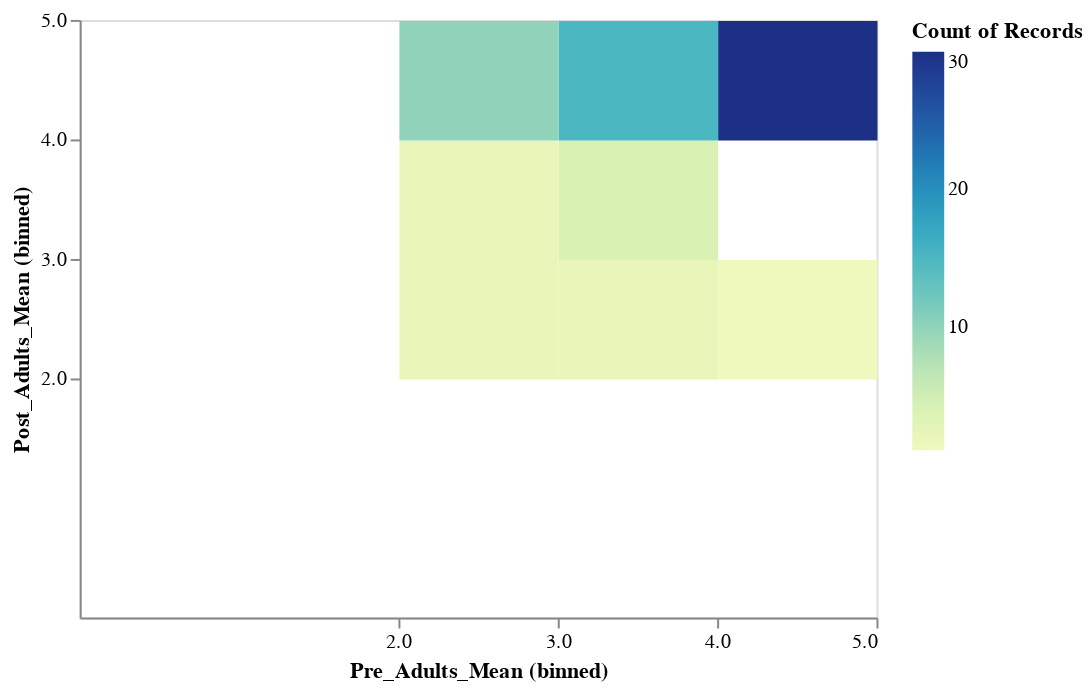

Source (notebook cell):
### Code cell
alt.Chart(df_sayo_t_avg).mark_rect().encode(
    x= alt.X('Pre_Adults_Mean', bin=alt.Bin(maxbins=5), scale=alt.Scale(domain=(0, 5))),
    y= alt.Y('Post_Adults_Mean', bin=alt.Bin(maxbins=5), scale=alt.Scale(domain=(0, 5))),
    color= alt.Color('count()')
)

### Figure 1 — Vega-Lite specification as saved in the notebook (floating-point values rounded to 4 significant figures)
{"config": {"view": {"continuousWidth": 400, "continuousHeight": 300}}, "data": {"name": "data-cc4d9bd343df509396c408e333733df0"}, "mark": "rect", "encoding": {"color": {"aggregate": "count", "type": "quantitative"}, "x": {"bin": {"maxbins": 5}, "field": "Pre_Adults_Mean", "scale": {"domain": [0, 5]}, "type": "quantitative"}, "y": {"bin": {"maxbins": 5}, "field": "Post_Adults_Mean", "scale": {"domain": [0, 5]}, "type": "quantitative"}}, "$schema": "https://vega.github.io/schema/vega-lite/v4.17.0.json", "datasets": {"data-cc4d9bd343df509396c408e333733df0": [{"Pre_Adults_Mean": 3.0, "Pre_Comm_Mean": 4.0, "Pre_CritThink_Mean": 3.0, "Pre_Peers_Mean": 4.0, "Pre_Persev_Mean": 4.0, "Pre_SelfReg_Mean": 3.857, "Avg_Pre_ELA_Combined": 3.0, "Avg_Pre_Math_Combined": 3.0, "Post_Adults_Mean": 3.0, "Post_Comm_Mean": 2.0, "Post_CritThink_Mean": 2.0, "Post_Peers_Mean": 5.0, "Post_Persev_Mean": 2.0, "Post_SelfReg_Mean": 3.0, "Avg_Post_ELA_Combined": null, "Avg_Post_Math_Combined": 2.0}, {"Pre_Adults_Mean": 4.0, "Pre_Comm_Mean": 4.0, "Pre_CritThink_Mean": 4.0, "Pre_Peers_Mean": 4.0, "Pre_Persev_Mean": 4.0, "Pre_SelfReg_Mean": 4.0, "Avg_Pre_ELA_Combined": 3.0, "Avg_Pre_Math_Combined": 3.0, "Post_Adults_Mean": 4.333, "Post_Comm_Mean": 4.5, "Post_CritThink_Mean": 4.714, "Post_Peers_Mean": 5.0, "Post_Persev_Mean": 5.0, "Post_SelfReg_Mean": 4.714, "Avg_Post_ELA_Combined": null, "Avg_Post_Math_Combined": 4.0}, {"Pre_Adults_Mean": 3.0, "Pre_Comm_Mean": 3.0, "Pre_CritThink_Mean": 3.0, "Pre_Peers_Mean": 3.0, "Pre_Persev_Mean": 3.0, "Pre_SelfReg_Mean": 3.0, "Avg_Pre_ELA_Combined": null, "Avg_Pre_Math_Combined": 3.0, "Post_Adults_Mean": 4.333, "Post_Comm_Mean": 4.25, "Post_CritThink_Mean": 4.571, "Post_Peers_Mean": 5.0, "Post_Persev_Mean": 5.0, "Post_SelfReg_Mean": 4.429, "Avg_Post_ELA_Combined": null, "Avg_Post_Math_Combined": 4.0}, {"Pre_Adults_Mean": 3.0, "Pre_Comm_Mean": 3.0, "Pre_CritThink_Mean": 3.0, "Pre_Peers_Mean": 3.0, "Pre_Persev_Mean": 3.0, "Pre_SelfReg_Mean": 3.0, "Avg_Pre_ELA_Combined": 3.0, "Avg_Pre_Math_Combined": 3.0, "Post_Adults_Mean": 4.5, "Post_Comm_Mean": 4.5, "Post_CritThink_Mean": 4.0, "Post_Peers_Mean": 5.0, "Post_Persev_Mean": 4.667, "Post_SelfReg_Mean": 5.0, "Avg_Post_ELA_Combined": null, "Avg_Post_Math_Combined": 4.0}, {"Pre_Adults_Mean": 3.0, "Pre_Comm_Mean": 3.0, "Pre_CritThink_Mean": 3.0, "Pre_Peers_Mean": 3.0, "Pre_Persev_Mean": 3.0, "Pre_SelfReg_Mean": 3.0, "Avg_Pre_ELA_Combined": null, "Avg_Pre_Math_Combined": 3.0, "Post_Adults_Mean": 2.0, "Post_Comm_Mean": 2.0, "Post_CritThink_Mean": 3.0, "Post_Peers_Mean": 5.0, "Post_Persev_Mean": 2.0, "Post_SelfReg_Mean": 3.0, "Avg_Post_ELA_Combined": null, "Avg_Post_Math_Combined": 2.0}, {"Pre_Adults_Mean": 3.667, "Pre_Comm_Mean": 4.0, "Pre_CritThink_Mean": 4.0, "Pre_Peers_Mean": 4.0, "Pre_Persev_Mean": 4.0, "Pre_SelfReg_Mean": 4.0, "Avg_Pre_ELA_Combined": 3.0, "Avg_Pre_Math_Combined": 3.0, "Post_Adults_Mean": 5.0, "Post_Comm_Mean": 5.0, "Post_CritThink_Mean": 5.0, "Post_Peers_Mean": 5.0, "Post_Persev_Mean": 5.0, "Post_SelfReg_Mean": 5.0, "Avg_Post_ELA_Combined": null, "Avg_Post_Math_Combined": 4.0}, {"Pre_Adults_Mean": 3.0, "Pre_Comm_Mean": 3.0, "Pre_CritThink_Mean": 3.0, "Pre_Peers_Mean": 3.0, "Pre_Persev_Mean": 3.0, "Pre_SelfReg_Mean": 3.0, "Avg_Pre_ELA_Combined": 3.0, "Avg_Pre_Math_Combined": 3.0, "Post_Adults_Mean": null, "Post_Comm_Mean": null, "Post_CritThink_Mean": null, "Post_Peers_Mean": null, "Post_Persev_Mean": null, "Post_SelfReg_Mean": null, "Avg_Post_ELA_Combined": null, "Avg_Post_Math_Combined": null}, {"Pre_Adults_Mean": 2.0, "Pre_Comm_Mean": 3.0, "Pre_CritThink_Mean": 3.0, "Pre_Peers_Mean": 3.0, "Pre_Persev_Mean": 3.0, "Pre_SelfReg_Mean": 3.0, "Avg_Pre_ELA_Combined": null, "Avg_Pre_Math_Combined": 3.0, "Post_Adults_Mean": 3.0, "Post_Comm_Mean": 3.0, "Post_CritThink_Mean": 3.286, "Post_Peers_Mean": 3.0, "Post_Persev_Mean": 3.0, "Post_SelfReg_Mean": 4.0, "Avg_Post_ELA_Combined": null, "Avg_Post_Math_Combined": 3.0}, {"Pre_Adults_Mean": 3.0, "Pre_Comm_Mean": 3.5, "Pre_CritThink_Mean": 4.0, "Pre_Peers_Mean": 4.0, "Pre_Persev_Mean": 4.0, "Pre_SelfReg_Mean": 4.0, "Avg_Pre_ELA_Combined": 3.0, "Avg_Pre_Math_Combined": 3.0, "Post_Adults_Mean": 4.0, "Post_Comm_Mean": 4.75, "Post_CritThink_Mean": 5.0, "Post_Peers_Mean": 5.0, "Post_Persev_Mean": 5.0, "Post_SelfReg_Mean": 5.0, "Avg_Post_ELA_Combined": null, "Avg_Post_Math_Combined": 4.0}, {"Pre_Adults_Mean": 3.0, "Pre_Comm_Mean": 3.0, "Pre_CritThink_Mean": 3.286, "Pre_Peers_Mean": 3.0, "Pre_Persev_Mean": 3.0, "Pre_SelfReg_Mean": 3.0, "Avg_Pre_ELA_Combined": 3.0, "Avg_Pre_Math_Combined": 3.0, "Post_Adults_Mean": 3.5, "Post_Comm_Mean": 4.0, "Post_CritThink_Mean": 4.0, "Post_Peers_Mean": 5.0, "Post_Persev_Mean": 4.0, "Post_SelfReg_Mean": 4.0, "Avg_Post_ELA_Combined": null, "Avg_Post_Math_Combined": 3.0}, {"Pre_Adults_Mean": 2.0, "Pre_Comm_Mean": 2.0, "Pre_CritThink_Mean": 2.0, "Pre_Peers_Mean": 2.0, "Pre_Persev_Mean": 2.0, "Pre_SelfReg_Mean": 2.0, "Avg_Pre_ELA_Combined": null, "Avg_Pre_Math_Combined": null, "Post_Adults_Mean": null, "Post_Comm_Mean": null, "Post_CritThink_Mean": null, "Post_Peers_Mean": null, "Post_Persev_Mean": null, "Post_SelfReg_Mean": null, "Avg_Post_ELA_Combined": null, "Avg_Post_Math_Combined": null}, {"Pre_Adults_Mean": 2.0, "Pre_Comm_Mean": 2.0, "Pre_CritThink_Mean": 2.0, "Pre_Peers_Mean": 2.0, "Pre_Persev_Mean": 2.0, "Pre_SelfReg_Mean": 2.0, "Avg_Pre_ELA_Combined": null, "Avg_Pre_Math_Combined": null, "Post_Adults_Mean": null, "Post_Comm_Mean": null, "Post_CritThink_Mean": null, "Post_Peers_Mean": null, "Post_Persev_Mean": null, "Post_SelfReg_Mean": null, "Avg_Post_ELA_Combined": null, "Avg_Post_Math_Combined": null}, {"Pre_Adults_Mean": 2.0, "Pre_Comm_Mean": 2.0, "Pre_CritThink_Mean": 2.0, "Pre_Peers_Mean": 2.0, "Pre_Persev_Mean": 2.0, "Pre_SelfReg_Mean": 2.0, "Avg_Pre_ELA_Combined": null, "Avg_Pre_Math_Combined": null, "Post_Adults_Mean": null, "Post_Comm_Mean": null, "Post_CritThink_Mean": null, "Post_Peers_Mean": null, "Post_Persev_Mean": null, "Post_SelfReg_Mean": null, "Avg_Post_ELA_Combined": null, "Avg_Post_Math_Combined": null}, {"Pre_Adults_Mean": 2.0, "Pre_Comm_Mean": 2.0, "Pre_CritThink_Mean": 2.0, "Pre_Peers_Mean": 2.0, "Pre_Persev_Mean": 2.0, "Pre_SelfReg_Mean": 3.0, "Avg_Pre_ELA_Combined": null, "Avg_Pre_Math_Combined": 2.0, "Post_Adults_Mean": 2.0, "Post_Comm_Mean": 2.0, "Post_CritThink_Mean": 2.0, "Post_Peers_Mean": 2.0, "Post_Persev_Mean": 2.0, "Post_SelfReg_Mean": 2.286, "Avg_Post_ELA_Combined": null, "Avg_Post_Math_Combined": 2.0}, {"Pre_Adults_Mean": 3.0, "Pre_Comm_Mean": 3.0, "Pre_CritThink_Mean": 3.0, "Pre_Peers_Mean": 3.0, "Pre_Persev_Mean": 4.0, "Pre_SelfReg_Mean": 4.0, "Avg_Pre_ELA_Combined": 3.0, "Avg_Pre_Math_Combined": 3.0, "Post_Adults_Mean": 4.0, "Post_Comm_Mean": 5.0, "Post_CritThink_Mean": 4.429, "Post_Peers_Mean": 5.0, "Post_Persev_Mean": 5.0, "Post_SelfReg_Mean": 5.0, "Avg_Post_ELA_Combined": null, "Avg_Post_Math_Combined": 4.0}, {"Pre_Adults_Mean": 3.0, "Pre_Comm_Mean": 4.0, "Pre_CritThink_Mean": 3.0, "Pre_Peers_Mean": 3.4, "Pre_Persev_Mean": 3.667, "Pre_SelfReg_Mean": 4.0, "Avg_Pre_ELA_Combined": 3.0, "Avg_Pre_Math_Combined": 3.0, "Post_Adults_Mean": 4.0, "Post_Comm_Mean": 4.5, "Post_CritThink_Mean": 4.0, "Post_Peers_Mean": 5.0, "Post_Persev_Mean": 5.0, "Post_SelfReg_Mean": 5.0, "Avg_Post_ELA_Combined": null, "Avg_Post_Math_Combined": 4.0}, {"Pre_Adults_Mean": 2.0, "Pre_Comm_Mean": 2.0, "Pre_CritThink_Mean": 2.0, "Pre_Peers_Mean": 2.0, "Pre_Persev_Mean": 2.0, "Pre_SelfReg_Mean": 2.0, "Avg_Pre_ELA_Combined": null, "Avg_Pre_Math_Combined": null, "Post_Adults_Mean": null, "Post_Comm_Mean": null, "Post_CritThink_Mean": null, "Post_Peers_Mean": null, "Post_Persev_Mean": null, "Post_SelfReg_Mean": null, "Avg_Post_ELA_Combined": null, "Avg_Post_Math_Combined": null}, {"Pre_Adults_Mean": 3.0, "Pre_Comm_Mean": 3.0, "Pre_CritThink_Mean": 3.0, "Pre_Peers_Mean": 3.0, "Pre_Persev_Mean": 3.0, "Pre_SelfReg_Mean": 3.0, "Avg_Pre_ELA_Combined": 3.0, "Avg_Pre_Math_Combined": 3.0, "Post_Adults_Mean": 4.167, "Post_Comm_Mean": 4.0, "Post_CritThink_Mean": 5.0, "Post_Peers_Mean": 5.0, "Post_Persev_Mean": 5.0, "Post_SelfReg_Mean": 5.0, "Avg_Post_ELA_Combined": null, "Avg_Post_Math_Combined": 4.0}, {"Pre_Adults_Mean": 3.0, "Pre_Comm_Mean": 3.5, "Pre_CritThink_Mean": 4.0, "Pre_Peers_Mean": 3.6, "Pre_Persev_Mean": 4.0, "Pre_SelfReg_Mean": 3.0, "Avg_Pre_ELA_Combined": 3.0, "Avg_Pre_Math_Combined": 3.0, "Post_Adults_Mean": null, "Post_Comm_Mean": null, "Post_CritThink_Mean": null, "Post_Peers_Mean": null, "Post_Persev_Mean": null, "Post_SelfReg_Mean": null, "Avg_Post_ELA_Combined": null, "Avg_Post_Math_Combined": null}, {"Pre_Adults_Mean": 2.833, "Pre_Comm_Mean": 2.5, "Pre_CritThink_Mean": 3.143, "Pre_Peers_Mean": 2.6, "Pre_Persev_Mean": 3.167, "Pre_SelfReg_Mean": 3.143, "Avg_Pre_ELA_Combined": null, "Avg_Pre_Math_Combined": 2.0, "Post_Adults_Mean": 4.667, "Post_Comm_Mean": 4.75, "Post_CritThink_Mean": 5.0, "Post_Peers_Mean": 5.0, "Post_Persev_Mean": 4.833, "Post_SelfReg_Mean": 5.0, "Avg_Post_ELA_Combined": null, "Avg_Post_Math_Combined": 4.0}, {"Pre_Adults_Mean": 2.5, "Pre_Comm_Mean": 2.5, "Pre_CritThink_Mean": 2.857, "Pre_Peers_Mean": 2.4, "Pre_Persev_Mean": 2.5, "Pre_SelfReg_Mean": 3.143, "Avg_Pre_ELA_Combined": null, "Avg_Pre_Math_Combined": 2.0, "Post_Adults_Mean": 4.5, "Post_Comm_Mean": 4.5, "Post_CritThink_Mean": 3.714, "Post_Peers_Mean": 4.4, "Post_Persev_Mean": 3.5, "Post_SelfReg_Mean": 3.571, "Avg_Post_ELA_Combined": null, "Avg_Post_Math_Combined": 2.333}, {"Pre_Adults_Mean": 2.0, "Pre_Comm_Mean": 2.0, "Pre_CritThink_Mean": 2.143, "Pre_Peers_Mean": 2.0, "Pre_Persev_Mean": 2.167, "Pre_SelfReg_Mean": 2.0, "Avg_Pre_ELA_Combined": null, "Avg_Pre_Math_Combined": 1.0, "Post_Adults_Mean": 5.0, "Post_Comm_Mean": 4.25, "Post_CritThink_Mean": 3.286, "Post_Peers_Mean": 4.2, "Post_Persev_Mean": 3.167, "Post_SelfReg_Mean": 3.143, "Avg_Post_ELA_Combined": null, "Avg_Post_Math_Combined": 2.0}, {"Pre_Adults_Mean": 2.167, "Pre_Comm_Mean": 2.0, "Pre_CritThink_Mean": 2.143, "Pre_Peers_Mean": 2.2, "Pre_Persev_Mean": 2.0, "Pre_SelfReg_Mean": 2.286, "Avg_Pre_ELA_Combined": null, "Avg_Pre_Math_Combined": 1.667, "Post_Adults_Mean": 3.833, "Post_Comm_Mean": 3.5, "Post_CritThink_Mean": 3.429, "Post_Peers_Mean": 4.8, "Post_Persev_Mean": 3.0, "Post_SelfReg_Mean": 3.571, "Avg_Post_ELA_Combined": null, "Avg_Post_Math_Combined": 1.667}, {"Pre_Adults_Mean": 3.0, "Pre_Comm_Mean": 3.0, "Pre_CritThink_Mean": 3.143, "Pre_Peers_Mean": 2.8, "Pre_Persev_Mean": 3.167, "Pre_SelfReg_Mean": 3.0, "Avg_Pre_ELA_Combined": null, "Avg_Pre_Math_Combined": 2.0, "Post_Adults_Mean": 5.0, "Post_Comm_Mean": 4.5, "Post_CritThink_Mean": 4.571, "Post_Peers_Mean": 4.6, "Post_Persev_Mean": 4.667, "Post_SelfReg_Mean": 4.571, "Avg_Post_ELA_Combined": null, "Avg_Post_Math_Combined": 3.0}, {"Pre_Adults_Mean": 4.167, "Pre_Comm_Mean": 4.0, "Pre_CritThink_Mean": 3.571, "Pre_Peers_Mean": 4.0, "Pre_Persev_Mean": 4.0, "Pre_SelfReg_Mean": 4.0, "Avg_Pre_ELA_Combined": null, "Avg_Pre_Math_Combined": 3.0, "Post_Adults_Mean": 4.0, "Post_Comm_Mean": 3.75, "Post_CritThink_Mean": 3.714, "Post_Peers_Mean": 4.0, "Post_Persev_Mean": 4.0, "Post_SelfReg_Mean": 4.0, "Avg_Post_ELA_Combined": null, "Avg_Post_Math_Combined": 3.0}, {"Pre_Adults_Mean": 4.167, "Pre_Comm_Mean": 4.0, "Pre_CritThink_Mean": 4.0, "Pre_Peers_Mean": 4.8, "Pre_Persev_Mean": 4.0, "Pre_SelfReg_Mean": 4.0, "Avg_Pre_ELA_Combined": null, "Avg_Pre_Math_Combined": 3.0, "Post_Adults_Mean": 5.0, "Post_Comm_Mean": 5.0, "Post_CritThink_Mean": 4.0, "Post_Peers_Mean": 5.0, "Post_Persev_Mean": 4.0, "Post_SelfReg_Mean": 5.0, "Avg_Post_ELA_Combined": null, "Avg_Post_Math_Combined": 3.0}, {"Pre_Adults_Mean": 4.0, "Pre_Comm_Mean": 3.5, "Pre_CritThink_Mean": 4.0, "Pre_Peers_Mean": 4.0, "Pre_Persev_Mean": 4.0, "Pre_SelfReg_Mean": 4.0, "Avg_Pre_ELA_Combined": 3.0, "Avg_Pre_Math_Combined": 3.0, "Post_Adults_Mean": 2.5, "Post_Comm_Mean": 2.0, "Post_CritThink_Mean": 3.0, "Post_Peers_Mean": 3.0, "Post_Persev_Mean": 3.0, "Post_SelfReg_Mean": 3.0, "Avg_Post_ELA_Combined": 3.0, "Avg_Post_Math_Combined": 3.0}, {"Pre_Adults_Mean": 4.0, "Pre_Comm_Mean": 4.0, "Pre_CritThink_Mean": 4.0, "Pre_Peers_Mean": 4.6, "Pre_Persev_Mean": 4.0, "Pre_SelfReg_Mean": 4.0, "Avg_Pre_ELA_Combined": 3.0, "Avg_Pre_Math_Combined": 3.0, "Post_Adults_Mean": 4.5, "Post_Comm_Mean": 4.75, "Post_CritThink_Mean": 5.0, "Post_Peers_Mean": 5.0, "Post_Persev_Mean": 5.0, "Post_SelfReg_Mean": 5.0, "Avg_Post_ELA_Combined": 4.0, "Avg_Post_Math_Combined": 4.0}, {"Pre_Adults_Mean": 4.0, "Pre_Comm_Mean": 4.0, "Pre_CritThink_Mean": 4.0, "Pre_Peers_Mean": 5.0, "Pre_Persev_Mean": 4.0, "Pre_SelfReg_Mean": 4.0, "Avg_Pre_ELA_Combined": 3.0, "Avg_Pre_Math_Combined": 3.0, "Post_Adults_Mean": 5.0, "Post_Comm_Mean": 5.0, "Post_CritThink_Mean": 5.0, "Post_Peers_Mean": 5.0, "Post_Persev_Mean": 5.0, "Post_SelfReg_Mean": 5.0, "Avg_Post_ELA_Combined": 4.0, "Avg_Post_Math_Combined": 4.0}, {"Pre_Adults_Mean": 4.0, "Pre_Comm_Mean": 5.0, "Pre_CritThink_Mean": 4.0, "Pre_Peers_Mean": 5.0, "Pre_Persev_Mean": 5.0, "Pre_SelfReg_Mean": 5.0, "Avg_Pre_ELA_Combined": 3.0, "Avg_Pre_Math_Combined": 3.0, "Post_Adults_Mean": 5.0, "Post_Comm_Mean": 5.0, "Post_CritThink_Mean": 5.0, "Post_Peers_Mean": 5.0, "Post_Persev_Mean": 5.0, "Post_SelfReg_Mean": 5.0, "Avg_Post_ELA_Combined": 4.0, "Avg_Post_Math_Combined": 4.0}, {"Pre_Adults_Mean": 3.333, "Pre_Comm_Mean": 3.25, "Pre_CritThink_Mean": 4.0, "Pre_Peers_Mean": 3.8, "Pre_Persev_Mean": 4.0, "Pre_SelfReg_Mean": 4.0, "Avg_Pre_ELA_Combined": 3.0, "Avg_Pre_Math_Combined": 3.0, "Post_Adults_Mean": 5.0, "Post_Comm_Mean": 5.0, "Post_CritThink_Mean": 5.0, "Post_Peers_Mean": 5.0, "Post_Persev_Mean": 5.0, "Post_SelfReg_Mean": 5.0, "Avg_Post_ELA_Combined": 4.0, "Avg_Post_Math_Combined": 4.0}, {"Pre_Adults_Mean": 4.0, "Pre_Comm_Mean": 4.0, "Pre_CritThink_Mean": 4.0, "Pre_Peers_Mean": 5.0, "Pre_Persev_Mean": 5.0, "Pre_SelfReg_Mean": 5.0, "Avg_Pre_ELA_Combined": 3.0, "Avg_Pre_Math_Combined": 3.0, "Post_Adults_Mean": 5.0, "Post_Comm_Mean": 5.0, "Post_CritThink_Mean": 5.0, "Post_Peers_Mean": 5.0, "Post_Persev_Mean": 5.0, "Post_SelfReg_Mean": 5.0, "Avg_Post_ELA_Combined": 4.0, "Avg_Post_Math_Combined": 4.0}, {"Pre_Adults_Mean": 4.167, "Pre_Comm_Mean": 4.0, "Pre_CritThink_Mean": 4.0, "Pre_Peers_Mean": 5.0, "Pre_Persev_Mean": 4.0, "Pre_SelfReg_Mean": 4.0, "Avg_Pre_ELA_Combined": 3.0, "Avg_Pre_Math_Combined": 3.0, "Post_Adults_Mean": 5.0, "Post_Comm_Mean": 5.0, "Post_CritThink_Mean": 5.0, "Post_Peers_Mean": 5.0, "Post_Persev_Mean": 5.0, "Post_SelfReg_Mean": 5.0, "Avg_Post_ELA_Combined": 4.0, "Avg_Post_Math_Combined": 4.0}, {"Pre_Adults_Mean": 4.167, "Pre_Comm_Mean": 4.0, "Pre_CritThink_Mean": 4.0, "Pre_Peers_Mean": 4.0, "Pre_Persev_Mean": 4.0, "Pre_SelfReg_Mean": 5.0, "Avg_Pre_ELA_Combined": 3.0, "Avg_Pre_Math_Combined": 3.0, "Post_Adults_Mean": 5.0, "Post_Comm_Mean": 5.0, "Post_CritThink_Mean": 5.0, "Post_Peers_Mean": 5.0, "Post_Persev_Mean": 5.0, "Post_SelfReg_Mean": 5.0, "Avg_Post_ELA_Combined": 4.0, "Avg_Post_Math_Combined": 4.0}, {"Pre_Adults_Mean": 2.5, "Pre_Comm_Mean": 2.0, "Pre_CritThink_Mean": 2.0, "Pre_Peers_Mean": 3.8, "Pre_Persev_Mean": 2.0, "Pre_SelfReg_Mean": 2.0, "Avg_Pre_ELA_Combined": 3.0, "Avg_Pre_Math_Combined": 3.0, "Post_Adults_Mean": 2.5, "Post_Comm_Mean": 2.0, "Post_CritThink_Mean": 3.0, "Post_Peers_Mean": 2.0, "Post_Persev_Mean": 3.0, "Post_SelfReg_Mean": 3.0, "Avg_Post_ELA_Combined": 3.0, "Avg_Post_Math_Combined": 3.0}, {"Pre_Adults_Mean": 4.167, "Pre_Comm_Mean": 4.75, "Pre_CritThink_Mean": 5.0, "Pre_Peers_Mean": 5.0, "Pre_Persev_Mean": 5.0, "Pre_SelfReg_Mean": 5.0, "Avg_Pre_ELA_Combined": 3.0, "Avg_Pre_Math_Combined": 3.0, "Post_Adults_Mean": 4.167, "Post_Comm_Mean": 4.0, "Post_CritThink_Mean": 5.0, "Post_Peers_Mean": 5.0, "Post_Persev_Mean": 5.0, "Post_SelfReg_Mean": 5.0, "Avg_Post_ELA_Combined": 4.0, "Avg_Post_Math_Combined": 4.0}, {"Pre_Adults_Mean": 3.167, "Pre_Comm_Mean": 3.0, "Pre_CritThink_Mean": 3.0, "Pre_Peers_Mean": 4.0, "Pre_Persev_Mean": 3.0, "Pre_SelfReg_Mean": 3.0, "Avg_Pre_ELA_Combined": 3.0, "Avg_Pre_Math_Combined": 3.0, "Post_Adults_Mean": 5.0, "Post_Comm_Mean": 5.0, "Post_CritThink_Mean": 5.0, "Post_Peers_Mean": 5.0, "Post_Persev_Mean": 5.0, "Post_SelfReg_Mean": 4.714, "Avg_Post_ELA_Combined": 4.0, "Avg_Post_Math_Combined": 3.333}, {"Pre_Adults_Mean": 3.333, "Pre_Comm_Mean": 3.0, "Pre_CritThink_Mean": 3.0, "Pre_Peers_Mean": 4.2, "Pre_Persev_Mean": 3.0, "Pre_SelfReg_Mean": 3.0, "Avg_Pre_ELA_Combined": 3.0, "Avg_Pre_Math_Combined": 3.0, "Post_Adults_Mean": 4.167, "Post_Comm_Mean": 4.0, "Post_CritThink_Mean": 5.0, "Post_Peers_Mean": 5.0, "Post_Persev_Mean": 5.0, "Post_SelfReg_Mean": 5.0, "Avg_Post_ELA_Combined": 4.0, "Avg_Post_Math_Combined": 4.0}, {"Pre_Adults_Mean": 4.167, "Pre_Comm_Mean": 4.0, "Pre_CritThink_Mean": 4.0, "Pre_Peers_Mean": 4.6, "Pre_Persev_Mean": 4.0, "Pre_SelfReg_Mean": 4.0, "Avg_Pre_ELA_Combined": 3.0, "Avg_Pre_Math_Combined": 3.0, "Post_Adults_Mean": 5.0, "Post_Comm_Mean": 5.0, "Post_CritThink_Mean": 5.0, "Post_Peers_Mean": 5.0, "Post_Persev_Mean": 5.0, "Post_SelfReg_Mean": 5.0, "Avg_Post_ELA_Combined": 4.0, "Avg_Post_Math_Combined": 4.0}, {"Pre_Adults_Mean": 5.0, "Pre_Comm_Mean": 5.0, "Pre_CritThink_Mean": 5.0, "Pre_Peers_Mean": 5.0, "Pre_Persev_Mean": 5.0, "Pre_SelfReg_Mean": 5.0, "Avg_Pre_ELA_Combined": 3.0, "Avg_Pre_Math_Combined": 3.0, "Post_Adults_Mean": 5.0, "Post_Comm_Mean": 5.0, "Post_CritThink_Mean": 5.0, "Post_Peers_Mean": 5.0, "Post_Persev_Mean": 5.0, "Post_SelfReg_Mean": 5.0, "Avg_Post_ELA_Combined": 4.0, "Avg_Post_Math_Combined": 4.0}, {"Pre_Adults_Mean": 5.0, "Pre_Comm_Mean": 5.0, "Pre_CritThink_Mean": 5.0, "Pre_Peers_Mean": 5.0, "Pre_Persev_Mean": 5.0, "Pre_SelfReg_Mean": 5.0, "Avg_Pre_ELA_Combined": 3.0, "Avg_Pre_Math_Combined": 4.0, "Post_Adults_Mean": 5.0, "Post_Comm_Mean": 5.0, "Post_CritThink_Mean": 5.0, "Post_Peers_Mean": 5.0, "Post_Persev_Mean": 5.0, "Post_SelfReg_Mean": 5.0, "Avg_Post_ELA_Combined": 4.0, "Avg_Post_Math_Combined": 4.0}, {"Pre_Adults_Mean": 4.167, "Pre_Comm_Mean": 4.0, "Pre_CritThink_Mean": 4.0, "Pre_Peers_Mean": 4.6, "Pre_Persev_Mean": 4.0, "Pre_SelfReg_Mean": 4.0, "Avg_Pre_ELA_Combined": 3.0, "Avg_Pre_Math_Combined": 3.0, "Post_Adults_Mean": 5.0, "Post_Comm_Mean": 5.0, "Post_CritThink_Mean": 5.0, "Post_Peers_Mean": 5.0, "Post_Persev_Mean": 5.0, "Post_SelfReg_Mean": 5.0, "Avg_Post_ELA_Combined": 4.0, "Avg_Post_Math_Combined": 4.0}, {"Pre_Adults_Mean": 4.167, "Pre_Comm_Mean": 5.0, "Pre_CritThink_Mean": 5.0, "Pre_Peers_Mean": 4.6, "Pre_Persev_Mean": 4.0, "Pre_SelfReg_Mean": 4.0, "Avg_Pre_ELA_Combined": 3.0, "Avg_Pre_Math_Combined": 4.0, "Post_Adults_Mean": 5.0, "Post_Comm_Mean": 5.0, "Post_CritThink_Mean": 5.0, "Post_Peers_Mean": 5.0, "Post_Persev_Mean": 5.0, "Post_SelfReg_Mean": 5.0, "Avg_Post_ELA_Combined": 4.0, "Avg_Post_Math_Combined": 4.0}, {"Pre_Adults_Mean": 4.167, "Pre_Comm_Mean": 4.0, "Pre_CritThink_Mean": 4.0, "Pre_Peers_Mean": 4.6, "Pre_Persev_Mean": 4.0, "Pre_SelfReg_Mean": 4.0, "Avg_Pre_ELA_Combined": 3.0, "Avg_Pre_Math_Combined": 3.0, "Post_Adults_Mean": 4.167, "Post_Comm_Mean": 4.0, "Post_CritThink_Mean": 5.0, "Post_Peers_Mean": 5.0, "Post_Persev_Mean": 5.0, "Post_SelfReg_Mean": 5.0, "Avg_Post_ELA_Combined": 4.0, "Avg_Post_Math_Combined": 4.0}, {"Pre_Adults_Mean": 3.333, "Pre_Comm_Mean": 3.0, "Pre_CritThink_Mean": 3.0, "Pre_Peers_Mean": 4.2, "Pre_Persev_Mean": 3.0, "Pre_SelfReg_Mean": 3.0, "Avg_Pre_ELA_Combined": 3.0, "Avg_Pre_Math_Combined": 3.0, "Post_Adults_Mean": 2.5, "Post_Comm_Mean": 2.0, "Post_CritThink_Mean": 3.0, "Post_Peers_Mean": 2.0, "Post_Persev_Mean": 3.0, "Post_SelfReg_Mean": 3.0, "Avg_Post_ELA_Combined": 3.0, "Avg_Post_Math_Combined": 3.0}, {"Pre_Adults_Mean": 5.0, "Pre_Comm_Mean": 5.0, "Pre_CritThink_Mean": 5.0, "Pre_Peers_Mean": 5.0, "Pre_Persev_Mean": 5.0, "Pre_SelfReg_Mean": 5.0, "Avg_Pre_ELA_Combined": 3.0, "Avg_Pre_Math_Combined": 3.0, "Post_Adults_Mean": 5.0, "Post_Comm_Mean": 5.0, "Post_CritThink_Mean": 5.0, "Post_Peers_Mean": 5.0, "Post_Persev_Mean": 5.0, "Post_SelfReg_Mean": 5.0, "Avg_Post_ELA_Combined": 4.0, "Avg_Post_Math_Combined": 4.0}, {"Pre_Adults_Mean": 4.167, "Pre_Comm_Mean": 3.0, "Pre_CritThink_Mean": 3.143, "Pre_Peers_Mean": 4.4, "Pre_Persev_Mean": 3.0, "Pre_SelfReg_Mean": 3.714, "Avg_Pre_ELA_Combined": null, "Avg_Pre_Math_Combined": 3.0, "Post_Adults_Mean": 4.833, "Post_Comm_Mean": 4.75, "Post_CritThink_Mean": 3.857, "Post_Peers_Mean": 5.0, "Post_Persev_Mean": 4.0, "Post_SelfReg_Mean": 4.857, "Avg_Post_ELA_Combined": null, "Avg_Post_Math_Combined": 3.0}, {"Pre_Adults_Mean": 3.833, "Pre_Comm_Mean": 3.75, "Pre_CritThink_Mean": 3.714, "Pre_Peers_Mean": 3.0, "Pre_Persev_Mean": 3.333, "Pre_SelfReg_Mean": 3.571, "Avg_Pre_ELA_Combined": null, "Avg_Pre_Math_Combined": 3.0, "Post_Adults_Mean": 5.0, "Post_Comm_Mean": 5.0, "Post_CritThink_Mean": 5.0, "Post_Peers_Mean": 5.0, "Post_Persev_Mean": 5.0, "Post_SelfReg_Mean": 5.0, "Avg_Post_ELA_Combined": null, "Avg_Post_Math_Combined": 4.0}, {"Pre_Adults_Mean": 4.167, "Pre_Comm_Mean": 4.0, "Pre_CritThink_Mean": 4.0, "Pre_Peers_Mean": 5.0, "Pre_Persev_Mean": 4.0, "Pre_SelfReg_Mean": 5.0, "Avg_Pre_ELA_Combined": null, "Avg_Pre_Math_Combined": 3.0, "Post_Adults_Mean": 5.0, "Post_Comm_Mean": 5.0, "Post_CritThink_Mean": 5.0, "Post_Peers_Mean": 5.0, "Post_Persev_Mean": 5.0, "Post_SelfReg_Mean": 5.0, "Avg_Post_ELA_Combined": null, "Avg_Post_Math_Combined": 3.0}, {"Pre_Adults_Mean": 3.833, "Pre_Comm_Mean": 4.0, "Pre_CritThink_Mean": 3.714, "Pre_Peers_Mean": 5.0, "Pre_Persev_Mean": 4.0, "Pre_SelfReg_Mean": 4.0, "Avg_Pre_ELA_Combined": null, "Avg_Pre_Math_Combined": 3.0, "Post_Adults_Mean": 3.0, "Post_Comm_Mean": 3.75, "Post_CritThink_Mean": 4.0, "Post_Peers_Mean": 5.0, "Post_Persev_Mean": 4.0, "Post_SelfReg_Mean": 4.0, "Avg_Post_ELA_Combined": null, "Avg_Post_Math_Combined": 3.0}, {"Pre_Adults_Mean": 4.333, "Pre_Comm_Mean": 5.0, "Pre_CritThink_Mean": 4.143, "Pre_Peers_Mean": 5.0, "Pre_Persev_Mean": 4.0, "Pre_SelfReg_Mean": 5.0, "Avg_Pre_ELA_Combined": null, "Avg_Pre_Math_Combined": 3.0, "Post_Adults_Mean": 5.0, "Post_Comm_Mean": 5.0, "Post_CritThink_Mean": 5.0, "Post_Peers_Mean": 5.0, "Post_Persev_Mean": 4.667, "Post_SelfReg_Mean": 5.0, "Avg_Post_ELA_Combined": null, "Avg_Post_Math_Combined": 4.0}, {"Pre_Adults_Mean": 4.167, "Pre_Comm_Mean": 4.0, "Pre_CritThink_Mean": 4.0, "Pre_Peers_Mean": 4.8, "Pre_Persev_Mean": 4.0, "Pre_SelfReg_Mean": 4.0, "Avg_Pre_ELA_Combined": null, "Avg_Pre_Math_Combined": 3.0, "Post_Adults_Mean": null, "Post_Comm_Mean": null, "Post_CritThink_Mean": null, "Post_Peers_Mean": null, "Post_Persev_Mean": null, "Post_SelfReg_Mean": null, "Avg_Post_ELA_Combined": null, "Avg_Post_Math_Combined": null}, {"Pre_Adults_Mean": 4.167, "Pre_Comm_Mean": 4.0, "Pre_CritThink_Mean": 3.143, "Pre_Peers_Mean": 4.0, "Pre_Persev_Mean": 3.0, "Pre_SelfReg_Mean": 3.857, "Avg_Pre_ELA_Combined": null, "Avg_Pre_Math_Combined": 3.0, "Post_Adults_Mean": 5.0, "Post_Comm_Mean": 5.0, "Post_CritThink_Mean": 4.0, "Post_Peers_Mean": 5.0, "Post_Persev_Mean": 4.167, "Post_SelfReg_Mean": 4.0, "Avg_Post_ELA_Combined": null, "Avg_Post_Math_Combined": 3.0}, {"Pre_Adults_Mean": 3.333, "Pre_Comm_Mean": 2.0, "Pre_CritThink_Mean": 3.0, "Pre_Peers_Mean": 4.2, "Pre_Persev_Mean": 3.667, "Pre_SelfReg_Mean": 3.857, "Avg_Pre_ELA_Combined": null, "Avg_Pre_Math_Combined": 3.0, "Post_Adults_Mean": 3.833, "Post_Comm_Mean": 3.5, "Post_CritThink_Mean": 5.0, "Post_Peers_Mean": 4.6, "Post_Persev_Mean": 5.0, "Post_SelfReg_Mean": 5.0, "Avg_Post_ELA_Combined": null, "Avg_Post_Math_Combined": 3.0}, {"Pre_Adults_Mean": 4.167, "Pre_Comm_Mean": 5.0, "Pre_CritThink_Mean": 4.571, "Pre_Peers_Mean": 5.0, "Pre_Persev_Mean": 4.0, "Pre_SelfReg_Mean": 5.0, "Avg_Pre_ELA_Combined": null, "Avg_Pre_Math_Combined": 4.0, "Post_Adults_Mean": 5.0, "Post_Comm_Mean": 5.0, "Post_CritThink_Mean": 5.0, "Post_Peers_Mean": 5.0, "Post_Persev_Mean": 5.0, "Post_SelfReg_Mean": 5.0, "Avg_Post_ELA_Combined": null, "Avg_Post_Math_Combined": 4.0}, {"Pre_Adults_Mean": 2.167, "Pre_Comm_Mean": 2.0, "Pre_CritThink_Mean": 2.143, "Pre_Peers_Mean": 2.0, "Pre_Persev_Mean": 2.167, "Pre_SelfReg_Mean": 3.429, "Avg_Pre_ELA_Combined": null, "Avg_Pre_Math_Combined": 1.667, "Post_Adults_Mean": 4.5, "Post_Comm_Mean": 4.25, "Post_CritThink_Mean": 4.714, "Post_Peers_Mean": 4.6, "Post_Persev_Mean": 4.833, "Post_SelfReg_Mean": 5.0, "Avg_Post_ELA_Combined": null, "Avg_Post_Math_Combined": 4.0}, {"Pre_Adults_Mean": 4.167, "Pre_Comm_Mean": 4.0, "Pre_CritThink_Mean": 5.0, "Pre_Peers_Mean": 4.0, "Pre_Persev_Mean": 4.0, "Pre_SelfReg_Mean": 5.0, "Avg_Pre_ELA_Combined": null, "Avg_Pre_Math_Combined": 4.0, "Post_Adults_Mean": 5.0, "Post_Comm_Mean": 5.0, "Post_CritThink_Mean": 5.0, "Post_Peers_Mean": 5.0, "Post_Persev_Mean": 5.0, "Post_SelfReg_Mean": 5.0, "Avg_Post_ELA_Combined": null, "Avg_Post_Math_Combined": 4.0}, {"Pre_Adults_Mean": 3.333, "Pre_Comm_Mean": 4.0, "Pre_CritThink_Mean": 4.0, "Pre_Peers_Mean": 5.0, "Pre_Persev_Mean": 3.5, "Pre_SelfReg_Mean": 5.0, "Avg_Pre_ELA_Combined": null, "Avg_Pre_Math_Combined": 3.0, "Post_Adults_Mean": 4.333, "Post_Comm_Mean": 4.5, "Post_CritThink_Mean": 4.714, "Post_Peers_Mean": 5.0, "Post_Persev_Mean": 4.0, "Post_SelfReg_Mean": 5.0, "Avg_Post_ELA_Combined": null, "Avg_Post_Math_Combined": 3.0}, {"Pre_Adults_Mean": 4.167, "Pre_Comm_Mean": 4.0, "Pre_CritThink_Mean": 3.0, "Pre_Peers_Mean": 4.0, "Pre_Persev_Mean": 3.0, "Pre_SelfReg_Mean": 4.0, "Avg_Pre_ELA_Combined": null, "Avg_Pre_Math_Combined": 3.0, "Post_Adults_Mean": 4.167, "Post_Comm_Mean": 5.0, "Post_CritThink_Mean": 4.0, "Post_Peers_Mean": 5.0, "Post_Persev_Mean": 5.0, "Post_SelfReg_Mean": 5.0, "Avg_Post_ELA_Combined": null, "Avg_Post_Math_Combined": 3.0}, {"Pre_Adults_Mean": 4.167, "Pre_Comm_Mean": 5.0, "Pre_CritThink_Mean": 4.857, "Pre_Peers_Mean": 5.0, "Pre_Persev_Mean": 5.0, "Pre_SelfReg_Mean": 5.0, "Avg_Pre_ELA_Combined": null, "Avg_Pre_Math_Combined": 4.0, "Post_Adults_Mean": 5.0, "Post_Comm_Mean": 5.0, "Post_CritThink_Mean": 5.0, "Post_Peers_Mean": 5.0, "Post_Persev_Mean": 5.0, "Post_SelfReg_Mean": 5.0, "Avg_Post_ELA_Combined": null, "Avg_Post_Math_Combined": 4.0}, {"Pre_Adults_Mean": 4.333, "Pre_Comm_Mean": 5.0, "Pre_CritThink_Mean": 5.0, "Pre_Peers_Mean": 5.0, "Pre_Persev_Mean": 5.0, "Pre_SelfReg_Mean": 5.0, "Avg_Pre_ELA_Combined": null, "Avg_Pre_Math_Combined": 4.0, "Post_Adults_Mean": 5.0, "Post_Comm_Mean": 5.0, "Post_CritThink_Mean": 5.0, "Post_Peers_Mean": 5.0, "Post_Persev_Mean": 5.0, "Post_SelfReg_Mean": 5.0, "Avg_Post_ELA_Combined": null, "Avg_Post_Math_Combined": 4.0}, {"Pre_Adults_Mean": 2.5, "Pre_Comm_Mean": 2.0, "Pre_CritThink_Mean": 2.143, "Pre_Peers_Mean": 2.4, "Pre_Persev_Mean": 2.0, "Pre_SelfReg_Mean": 2.429, "Avg_Pre_ELA_Combined": null, "Avg_Pre_Math_Combined": 1.333, "Post_Adults_Mean": 5.0, "Post_Comm_Mean": 4.5, "Post_CritThink_Mean": 4.286, "Post_Peers_Mean": 5.0, "Post_Persev_Mean": 4.0, "Post_SelfReg_Mean": 4.286, "Avg_Post_ELA_Combined": null, "Avg_Post_Math_Combined": 3.0}, {"Pre_Adults_Mean": 2.333, "Pre_Comm_Mean": 2.5, "Pre_CritThink_Mean": 2.429, "Pre_Peers_Mean": 2.2, "Pre_Persev_Mean": 2.167, "Pre_SelfReg_Mean": 2.571, "Avg_Pre_ELA_Combined": null, "Avg_Pre_Math_Combined": 2.0, "Post_Adults_Mean": 4.833, "Post_Comm_Mean": 4.75, "Post_CritThink_Mean": 4.857, "Post_Peers_Mean": 5.0, "Post_Persev_Mean": 4.833, "Post_SelfReg_Mean": 4.857, "Avg_Post_ELA_Combined": null, "Avg_Post_Math_Combined": 4.0}, {"Pre_Adults_Mean": 2.167, "Pre_Comm_Mean": 2.25, "Pre_CritThink_Mean": 2.0, "Pre_Peers_Mean": 2.0, "Pre_Persev_Mean": 2.0, "Pre_SelfReg_Mean": 2.0, "Avg_Pre_ELA_Combined": null, "Avg_Pre_Math_Combined": 2.0, "Post_Adults_Mean": 4.5, "Post_Comm_Mean": 3.75, "Post_CritThink_Mean": 4.0, "Post_Peers_Mean": 4.8, "Post_Persev_Mean": 3.667, "Post_SelfReg_Mean": 3.571, "Avg_Post_ELA_Combined": null, "Avg_Post_Math_Combined": 3.0}, {"Pre_Adults_Mean": 3.333, "Pre_Comm_Mean": 5.0, "Pre_CritThink_Mean": 5.0, "Pre_Peers_Mean": 5.0, "Pre_Persev_Mean": 5.0, "Pre_SelfReg_Mean": 5.0, "Avg_Pre_ELA_Combined": null, "Avg_Pre_Math_Combined": 4.0, "Post_Adults_Mean": 4.167, "Post_Comm_Mean": 4.75, "Post_CritThink_Mean": 5.0, "Post_Peers_Mean": 5.0, "Post_Persev_Mean": 5.0, "Post_SelfReg_Mean": 5.0, "Avg_Post_ELA_Combined": null, "Avg_Post_Math_Combined": 4.0}, {"Pre_Adults_Mean": 2.333, "Pre_Comm_Mean": 2.0, "Pre_CritThink_Mean": 3.0, "Pre_Peers_Mean": 2.2, "Pre_Persev_Mean": 2.5, "Pre_SelfReg_Mean": 2.857, "Avg_Pre_ELA_Combined": null, "Avg_Pre_Math_Combined": 1.667, "Post_Adults_Mean": 5.0, "Post_Comm_Mean": 5.0, "Post_CritThink_Mean": 5.0, "Post_Peers_Mean": 5.0, "Post_Persev_Mean": 5.0, "Post_SelfReg_Mean": 5.0, "Avg_Post_ELA_Combined": null, "Avg_Post_Math_Combined": 4.0}, {"Pre_Adults_Mean": 3.833, "Pre_Comm_Mean": 3.5, "Pre_CritThink_Mean": 3.429, "Pre_Peers_Mean": 3.6, "Pre_Persev_Mean": 3.0, "Pre_SelfReg_Mean": 3.857, "Avg_Pre_ELA_Combined": null, "Avg_Pre_Math_Combined": 3.0, "Post_Adults_Mean": 5.0, "Post_Comm_Mean": 5.0, "Post_CritThink_Mean": 5.0, "Post_Peers_Mean": 5.0, "Post_Persev_Mean": 5.0, "Post_SelfReg_Mean": 5.0, "Avg_Post_ELA_Combined": null, "Avg_Post_Math_Combined": 4.0}, {"Pre_Adults_Mean": 2.0, "Pre_Comm_Mean": 2.0, "Pre_CritThink_Mean": 2.571, "Pre_Peers_Mean": 2.0, "Pre_Persev_Mean": 2.167, "Pre_SelfReg_Mean": 2.571, "Avg_Pre_ELA_Combined": null, "Avg_Pre_Math_Combined": 1.667, "Post_Adults_Mean": null, "Post_Comm_Mean": null, "Post_CritThink_Mean": null, "Post_Peers_Mean": null, "Post_Persev_Mean": null, "Post_SelfReg_Mean": null, "Avg_Post_ELA_Combined": null, "Avg_Post_Math_Combined": null}, {"Pre_Adults_Mean": 4.167, "Pre_Comm_Mean": 4.0, "Pre_CritThink_Mean": 4.0, "Pre_Peers_Mean": 4.0, "Pre_Persev_Mean": 4.0, "Pre_SelfReg_Mean": 5.0, "Avg_Pre_ELA_Combined": null, "Avg_Pre_Math_Combined": 3.0, "Post_Adults_Mean": 5.0, "Post_Comm_Mean": 5.0, "Post_CritThink_Mean": 5.0, "Post_Peers_Mean": 5.0, "Post_Persev_Mean": 5.0, "Post_SelfReg_Mean": 5.0, "Avg_Post_ELA_Combined": null, "Avg_Post_Math_Combined": 3.0}, {"Pre_Adults_Mean": 4.167, "Pre_Comm_Mean": 5.0, "Pre_CritThink_Mean": 4.0, "Pre_Peers_Mean": 5.0, "Pre_Persev_Mean": 4.0, "Pre_SelfReg_Mean": 5.0, "Avg_Pre_ELA_Combined": null, "Avg_Pre_Math_Combined": 3.0, "Post_Adults_Mean": 4.833, "Post_Comm_Mean": 5.0, "Post_CritThink_Mean": 5.0, "Post_Peers_Mean": 5.0, "Post_Persev_Mean": 3.667, "Post_SelfReg_Mean": 5.0, "Avg_Post_ELA_Combined": null, "Avg_Post_Math_Combined": 3.0}, {"Pre_Adults_Mean": 2.167, "Pre_Comm_Mean": 2.25, "Pre_CritThink_Mean": 2.571, "Pre_Peers_Mean": 2.4, "Pre_Persev_Mean": 2.333, "Pre_SelfReg_Mean": 3.0, "Avg_Pre_ELA_Combined": null, "Avg_Pre_Math_Combined": 2.0, "Post_Adults_Mean": 5.0, "Post_Comm_Mean": 4.5, "Post_CritThink_Mean": 4.714, "Post_Peers_Mean": 5.0, "Post_Persev_Mean": 4.833, "Post_SelfReg_Mean": 4.857, "Avg_Post_ELA_Combined": null, "Avg_Post_Math_Combined": 4.0}, {"Pre_Adults_Mean": 4.167, "Pre_Comm_Mean": 4.0, "Pre_CritThink_Mean": 3.0, "Pre_Peers_Mean": 4.0, "Pre_Persev_Mean": 3.0, "Pre_SelfReg_Mean": 3.286, "Avg_Pre_ELA_Combined": null, "Avg_Pre_Math_Combined": 3.0, "Post_Adults_Mean": null, "Post_Comm_Mean": null, "Post_CritThink_Mean": null, "Post_Peers_Mean": null, "Post_Persev_Mean": null, "Post_SelfReg_Mean": null, "Avg_Post_ELA_Combined": null, "Avg_Post_Math_Combined": null}, {"Pre_Adults_Mean": 4.167, "Pre_Comm_Mean": 4.0, "Pre_CritThink_Mean": 4.0, "Pre_Peers_Mean": 5.0, "Pre_Persev_Mean": 4.0, "Pre_SelfReg_Mean": 4.0, "Avg_Pre_ELA_Combined": null, "Avg_Pre_Math_Combined": 4.0, "Post_Adults_Mean": null, "Post_Comm_Mean": null, "Post_CritThink_Mean": null, "Post_Peers_Mean": null, "Post_Persev_Mean": null, "Post_SelfReg_Mean": null, "Avg_Post_ELA_Combined": null, "Avg_Post_Math_Combined": null}, {"Pre_Adults_Mean": 2.0, "Pre_Comm_Mean": 2.25, "Pre_CritThink_Mean": 2.143, "Pre_Peers_Mean": 2.2, "Pre_Persev_Mean": 2.0, "Pre_SelfReg_Mean": 2.714, "Avg_Pre_ELA_Combined": null, "Avg_Pre_Math_Combined": 1.0, "Post_Adults_Mean": 4.167, "Post_Comm_Mean": 4.0, "Post_CritThink_Mean": 4.0, "Post_Peers_Mean": 4.0, "Post_Persev_Mean": 3.167, "Post_SelfReg_Mean": 4.0, "Avg_Post_ELA_Combined": null, "Avg_Post_Math_Combined": 2.333}, {"Pre_Adults_Mean": 4.167, "Pre_Comm_Mean": 3.5, "Pre_CritThink_Mean": 3.714, "Pre_Peers_Mean": 4.0, "Pre_Persev_Mean": 4.0, "Pre_SelfReg_Mean": 4.0, "Avg_Pre_ELA_Combined": null, "Avg_Pre_Math_Combined": 3.0, "Post_Adults_Mean": 4.167, "Post_Comm_Mean": 4.0, "Post_CritThink_Mean": 5.0, "Post_Peers_Mean": 5.0, "Post_Persev_Mean": 5.0, "Post_SelfReg_Mean": 5.0, "Avg_Post_ELA_Combined": null, "Avg_Post_Math_Combined": 3.0}, {"Pre_Adults_Mean": 4.167, "Pre_Comm_Mean": 4.0, "Pre_CritThink_Mean": 4.286, "Pre_Peers_Mean": 4.0, "Pre_Persev_Mean": 4.0, "Pre_SelfReg_Mean": 5.0, "Avg_Pre_ELA_Combined": null, "Avg_Pre_Math_Combined": 4.0, "Post_Adults_Mean": 4.167, "Post_Comm_Mean": 5.0, "Post_CritThink_Mean": 5.0, "Post_Peers_Mean": 5.0, "Post_Persev_Mean": 5.0, "Post_SelfReg_Mean": 5.0, "Avg_Post_ELA_Combined": null, "Avg_Post_Math_Combined": 4.0}]}}
